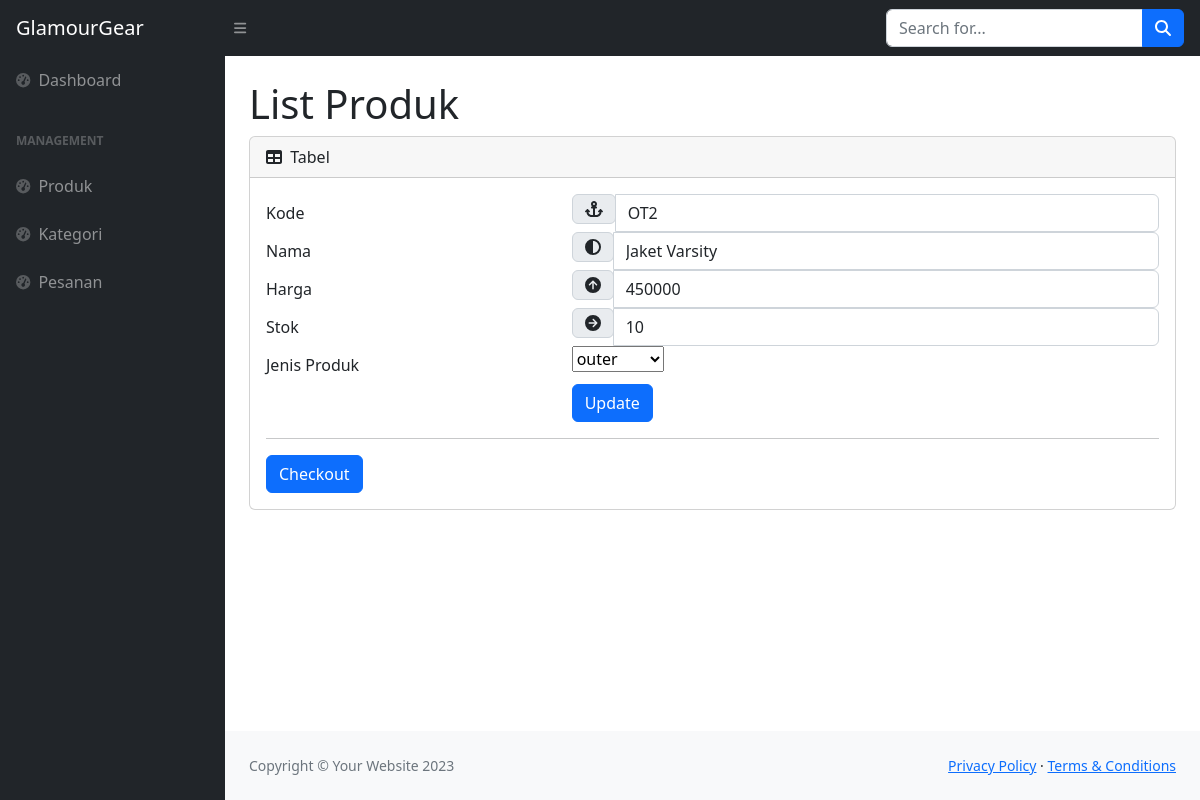
Screenshot of /backend/edit_produk.php?idedit=1 with the database file from the repository.
### tables this page shows
CREATE TABLE `produk` (
  `id` int(11) NOT NULL,
  `kode` varchar(3) DEFAULT NULL,
  `nama` varchar(45) NOT NULL,
  `ukuran` varchar(45) NOT NULL,
  `warna` varchar(45) NOT NULL,
  `stok` int(11) DEFAULT 0,
  `harga` double NOT NULL,
  `jenis_produk_id` int(11) DEFAULT NULL
);

### backend/edit_produk.php (the view, shortened to what this page needs)
<!DOCTYPE html>
<html lang="en">
<?php include('plugins/header.php'); ?>
<?php include('config/dbkoneksi.php'); ?>
<?php
$_idedit = $_GET['idedit'];
    if(!empty($_idedit)){
        $sql = "SELECT * FROM produk WHERE id = ?";
        $st = $dbh->prepare($sql);
        $st->execute([$_idedit]);
        $row = $st->fetch();
    }else{
        $row = [];
    }
?>
<body class="sb-nav-fixed">
    <?php include('plugins/navbar.php'); ?>
    <div id="layoutSidenav">
        <?php include('plugins/sidebar.php'); ?>
        <div id="layoutSidenav_content">
            <main>
                <div class="container-fluid px-4">
                    <h1 class="mt-4">List Produk</h1>
                    <div class="card mb-4">
                        <div class="card-header">
                            <i class="fas fa-table me-1"></i>
                            Tabel
                        </div>
                        <div class="card-body">
                        <form method="POST" action="proses_produk.php">
    <div class="form-group row">
        <label for="kode" class="col-4 col-form-label">Kode</label>
        <div class="col-8">
            <div class="input-group">
                <div class="input-group-prepend">
                    <div class="input-group-text">
                        <i class="fa fa-anchor"></i>
                    </div>
                </div>
                <input id="kode" name="kode" type="text" class="form-control" value="<?= $row['kode']?>">
            </div>
        </div>
    </div>
    <div class="form-group row">
        <label for="nama" class="col-4 col-form-label">Nama</label>
        <div class="col-8">
            <div class="input-group">
                <div class="input-group-prepend">
                    <div class="input-group-text">
                        <i class="fa fa-adjust"></i>
                    </div>
                </div>
                <input id="nama" name="nama" type="text" class="form-control" value="<?= $row['nama']?>">
            </div>
        </div>
    </div>
    <div class="form-group row">
        <label for="harga" class="col-4 col-form-label">Harga</label>
        <div class="col-8">
            <div class="input-group">
                <div class="input-group-prepend">
                    <div class="input-group-text">
                        <i class="fa fa-arrow-circle-up"></i>
                    </div>
                </div>
                <input id="harga" name="harga" value="<?= $row['harga'] ?>" type="number"
                    class="form-control">
            </div>
        </div>
    </div>
    <div class="form-group row">
        <label for="stok" class="col-4 col-form-label">Stok</label>
        <div class="col-8">
            <div class="input-group">
                <div class="input-group-prepend">
                    <div class="input-group-text">
                        <i class="fa fa-arrow-circle-right"></i>
                    </div>
                </div>
                <input id="stok" name="stok" value="<?= $row['stok'] ?>" type="text" class="form-control">
            </div>
        </div>
    </div>
    <div class="form-group row">
        <label for="jenis" class="col-4 col-form-label">Jenis Produk</label>
        <div class="col-8">
            <?php
            $sqljenis = "SELECT * FROM jenis_produk";
            $rsjenis = $dbh->query($sqljenis);
        ?>
            <select id="jenis_produk" name="jenis_produk" class="custom-select">
                <?php
            foreach($rsjenis as $rowjenis){
        ?>
                <option value="<?=$rowjenis['id']?>"><?=$rowjenis['nama'] ?></option>
                <?php
            }
        ?>
            </select>
        </div>
    </div>
    <div class="form-group row">
        <div class="offset-4 col-8">
            <?php
                $button = (empty($_idedit)) ? "Simpan":"Update";
            ?>
            <input type="submit" name="proses" type="submit" class="btn btn-primary" value="<?=$button?>" />
        </div>
    </div>
</form>
                            <hr>
                            <a class="btn btn-primary" href="tambah_pesanan.php?id=<?= $row['id'] ?>">Checkout</a>
                        </div>
                    </div>
                </div>
            </main>
            <?php include('plugins/footer.php'); ?>
        </div>
    </div>
</body>
</html>

### rows the page displays
produk: kode "OT2", nama "Jaket Varsity", harga "450000", stok "10"

### other values shown
form field jenis_produk "outer"
